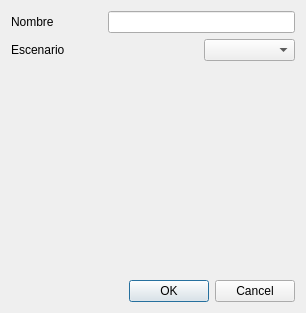
<?xml version="1.0" encoding="UTF-8"?>
<ui version="4.0">
 <class>OrigenDlgClass</class>
 <widget class="DataDialog" name="OrigenDlgClass">
  <property name="geometry">
   <rect>
    <x>0</x>
    <y>0</y>
    <width>306</width>
    <height>313</height>
   </rect>
  </property>
  <property name="windowTitle">
   <string>Datos de origen</string>
  </property>
  <layout class="QVBoxLayout" name="verticalLayout">
   <item>
    <layout class="QGridLayout" name="gridLayout">
     <item row="0" column="0">
      <widget class="QLabel" name="label_3">
       <property name="text">
        <string>Nombre</string>
       </property>
       <property name="buddy">
        <cstring>nombre</cstring>
       </property>
      </widget>
     </item>
     <item row="0" column="1" colspan="2">
      <widget class="QLineEdit" name="nombre"/>
     </item>
     <item row="1" column="0" colspan="2">
      <widget class="QLabel" name="label_2">
       <property name="text">
        <string>Escenario</string>
       </property>
       <property name="buddy">
        <cstring>escenario</cstring>
       </property>
      </widget>
     </item>
     <item row="1" column="2">
      <widget class="TComboBox" name="escenario"/>
     </item>
    </layout>
   </item>
   <item>
    <spacer name="verticalSpacer">
     <property name="orientation">
      <enum>Qt::Vertical</enum>
     </property>
     <property name="sizeHint" stdset="0">
      <size>
       <width>206</width>
       <height>58</height>
      </size>
     </property>
    </spacer>
   </item>
   <item>
    <widget class="QDialogButtonBox" name="buttonBox">
     <property name="standardButtons">
      <set>QDialogButtonBox::Cancel|QDialogButtonBox::Ok</set>
     </property>
    </widget>
   </item>
  </layout>
 </widget>
 <customwidgets>
  <customwidget>
   <class>DataDialog</class>
   <extends>QDialog</extends>
   <header>ts.h</header>
   <container>1</container>
  </customwidget>
  <customwidget>
   <class>TComboBox</class>
   <extends>QComboBox</extends>
   <header>ts.h</header>
  </customwidget>
 </customwidgets>
 <tabstops>
  <tabstop>nombre</tabstop>
  <tabstop>escenario</tabstop>
 </tabstops>
 <resources/>
 <connections>
  <connection>
   <sender>buttonBox</sender>
   <signal>accepted()</signal>
   <receiver>OrigenDlgClass</receiver>
   <slot>accept()</slot>
   <hints>
    <hint type="sourcelabel">
     <x>152</x>
     <y>290</y>
    </hint>
    <hint type="destinationlabel">
     <x>152</x>
     <y>156</y>
    </hint>
   </hints>
  </connection>
  <connection>
   <sender>buttonBox</sender>
   <signal>rejected()</signal>
   <receiver>OrigenDlgClass</receiver>
   <slot>reject()</slot>
   <hints>
    <hint type="sourcelabel">
     <x>152</x>
     <y>290</y>
    </hint>
    <hint type="destinationlabel">
     <x>152</x>
     <y>156</y>
    </hint>
   </hints>
  </connection>
 </connections>
</ui>
